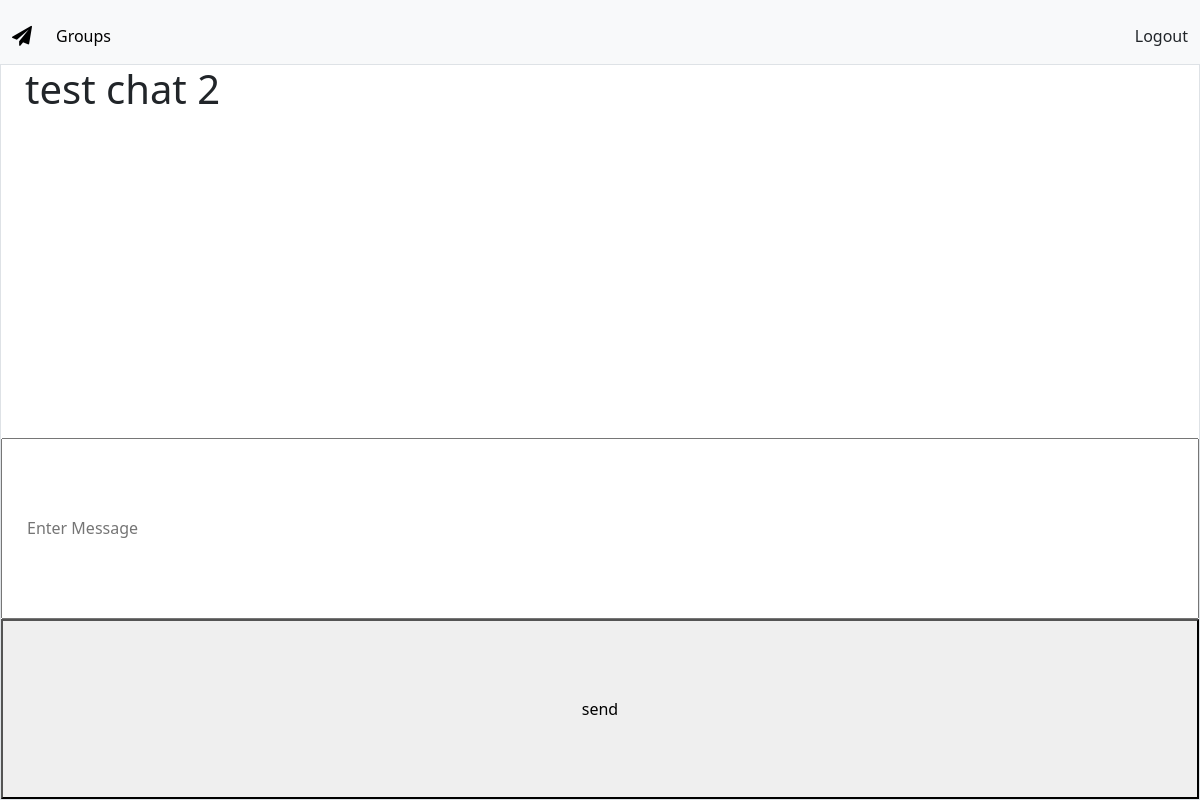
The page /test-chat-2 (signed in) on the database as committed earlier.
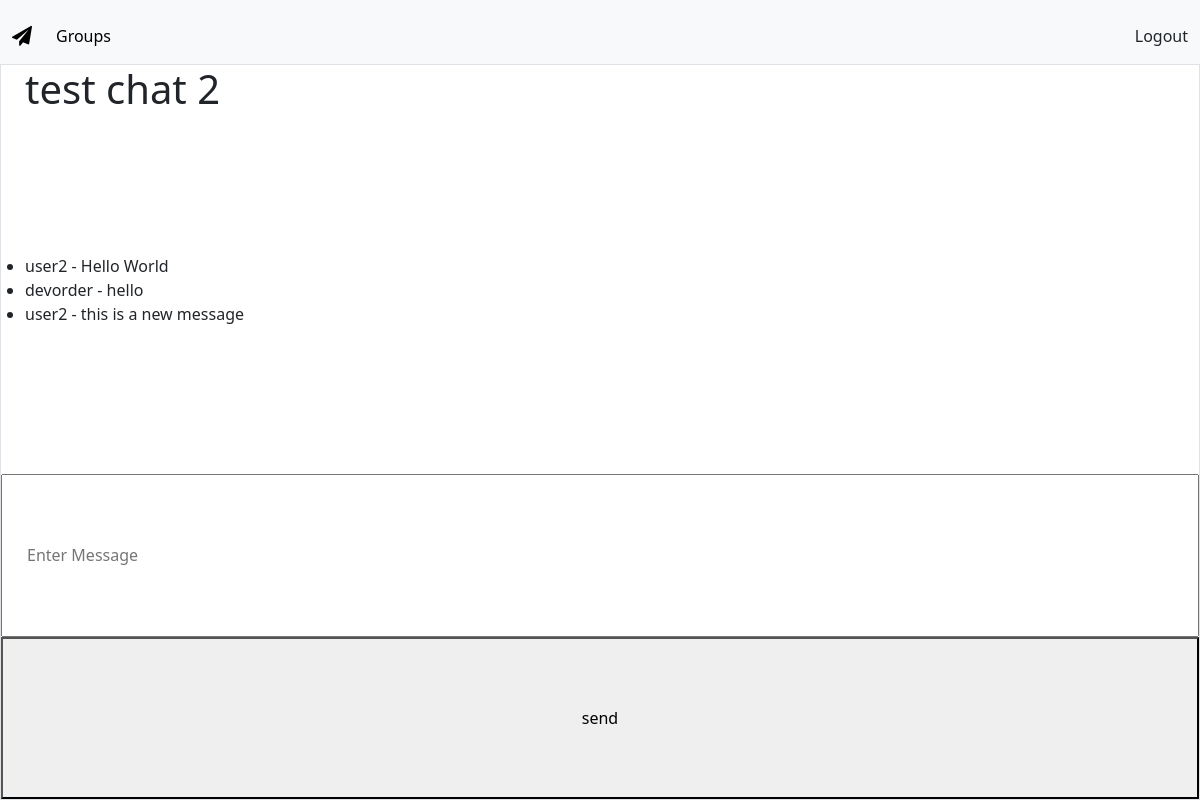
The same page on the database as committed later.
### chat/models.py (models this page shows, shortened)
class ChatRoom(models.Model):
    name = models.CharField(max_length=200, null=False, blank=False)
    slug = models.SlugField(default = "", null = False, unique=True, db_index=True)

class ChatMessage(models.Model):
    user = models.ForeignKey(User, on_delete = models.CASCADE)
    room = models.ForeignKey(ChatRoom, on_delete = models.CASCADE)
    message = models.TextField()
    created_on = models.DateTimeField(auto_now=True)
    class Meta:
        ordering = ('created_on', )

### chat/views.py (the view)
# urls.py: path("", views.index,  name="chat"),
@login_required(login_url='admin/login')
def chat(request, slug):
    chat = models.ChatRoom.objects.get(slug=slug)
    messages = models.ChatMessage.objects.filter(room=chat)
    ctx = {"chat": chat, "messages": messages}
    return render(request, "chat/chat.html", context=ctx)

### chat/templates/chat/chat.html (shortened to what this page needs)
{% extends "base.html" %} {% block content %}
<h1>{{chat.name}}</h1>
<ul id="messages-container">
    {% for message in messages %}
        <li>{{message.user.username}} - {{message.message}}</li>
    {% endfor %}
</ul>
<input
  type="text"
  name="message"
  id="message"
  placeholder="Enter Message"
  autocomplete="false"
/>
<button type="button" onclick="onSendClick()">send</button>
{% endblock content %}

### templates/base.html (shortened to what this page needs)
<!DOCTYPE html>
<html lang="en">
  <head>
    <link
      href="https://cdn.jsdelivr.net/npm/bootstrap@5.3.2/dist/css/bootstrap.min.css"
      rel="stylesheet"
    />
    <link
      rel="stylesheet"
      href="https://cdnjs.cloudflare.com/ajax/libs/font-awesome/4.7.0/css/font-awesome.min.css"
    />
  </head>
  <body class="m-0 p-0" style="height: 100vh;">
    <div class="container-fluid m-0 p-0 overflow-hidden" style="height: 8vmin">
      {% include 'includes/navbar.html'%}
    </div>
    <div class="row w-100 m-0 p-0 gx-5 border" style="height: calc(100% - 8vmin) !important">{% block content %} {% endblock content %}</div>
  </body>
</html>

### templates/includes/navbar.html (shortened to what this page needs)
<nav class="navbar navbar-expand-lg navbar-light bg-light py-3">
  <div class="container-fluid">
    <a class="navbar-brand" href="{% url 'chat' %}"
      ><i class="fa fa-send"></i
    ></a>
    <div class="collapse navbar-collapse" id="navbarSupportedContent">
      <ul class="navbar-nav me-auto mb-2 mb-lg-0">
        <li class="nav-item">
          <a class="nav-link active" aria-current="page" href="{% url 'chat' %}"
            >Groups</a
          >
        </li>
      </ul>
      <div class="d-flex">
        {% if request.user.is_authenticated %}
        <a class="nav-link" aria-current="page" href="{% url 'admin:logout' %}"
          >Logout</a
        >
        {% else %}
        <a class="nav-link" aria-current="page" href="{% url 'admin:login' %}"
          >Login</a
        >
        {% endif %}
      </div>
    </div>
  </div>
</nav>

Rows that differ between the two databases and show on the page:
added ChatMessage: user.username "user2", message "Hello World"
added ChatMessage: user.username "devorder", message "hello"
added ChatMessage: user.username "user2", message "this is a new message"
